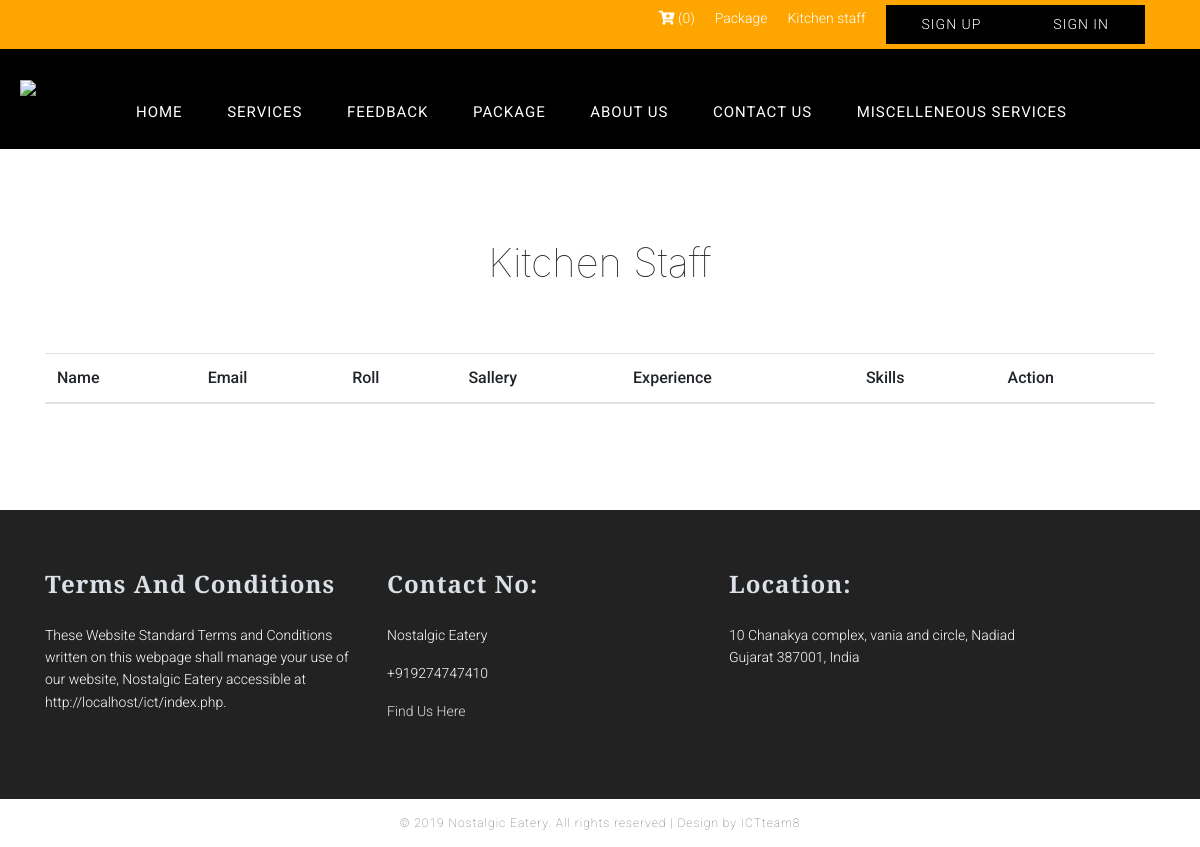
/show_kitchen_staff.php, run on an earlier commit of the app's database.
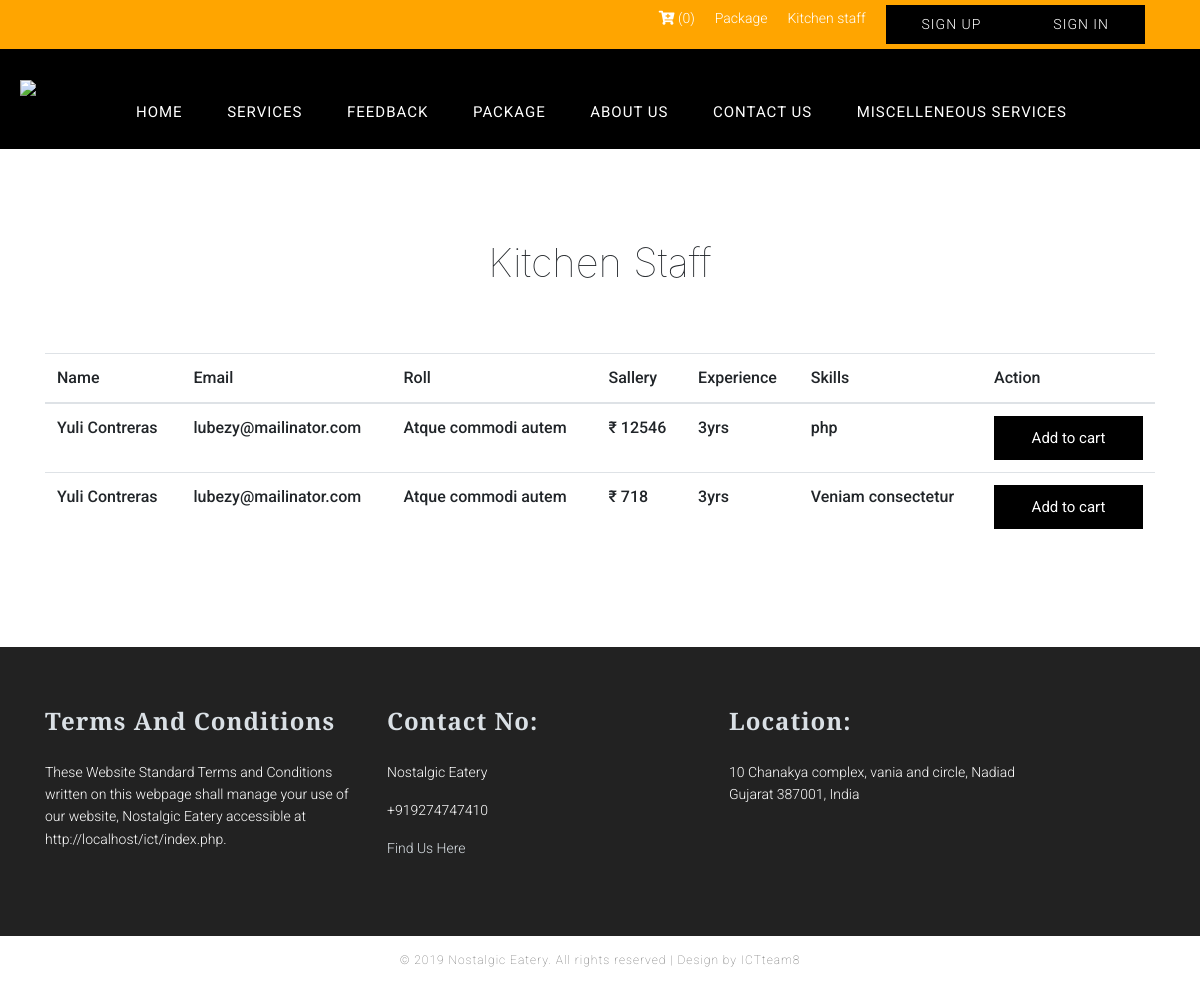
And on a later commit of the database.
### tables this page shows
CREATE TABLE `services` (
  `id` int(11) NOT NULL,
  `service_type_id` int(11) UNSIGNED DEFAULT NULL,
  `staff_name` varchar(255) DEFAULT NULL,
  `staff_email` varchar(255) DEFAULT NULL,
  `staff_role` varchar(255) DEFAULT NULL,
  `descriptions` longtext DEFAULT NULL,
  `price` varchar(255) DEFAULT NULL,
  `created_at` datetime NOT NULL DEFAULT current_timestamp(),
  `experience` varchar(255) DEFAULT NULL,
  `skills` varchar(255) DEFAULT NULL
);

### server.php (called while the page is built, shortened)
<?php
$servername = "localhost";
$username = "root";
$password = "";
$db = "ictatjcu_cons2";
$conn = mysqli_connect($servername, $username, $password, $db);
function print_kitchen_staff($id = null)
{
	global $conn;
	$table = "services";
	$query = "SELECT * FROM " . $table;
	$query .= " order by id DESC";
	$query = mysqli_query($conn, $query);
	return  mysqli_fetch_all($query, MYSQLI_ASSOC);
}
?>

### show_kitchen_staff.php (the view, shortened to what this page needs)
<?php include('server.php'); ?>
<!doctype html>
<html>
<head>
	<?php require_once 'include/header_css.php'; ?>
</head>
<body>
	<div id="wrapper">
		<?php include("include/nav.inc") ?>
		<div class="services">
			<div class="container">
				<div class="heading">
					<h1 class="section-title">Kitchen Staff</h1>
				</div>
				<div class="services-container">
					<table class="table" id="kitchen_stat">
						<thead>
							<tr>
								<th>Name</th>
								<th>Email</th>
								<th>Roll</th>
								<th>Sallery</th>
								<th>Experience</th>
								<th>Skills</th>
								<th>Action</th>
							</tr>
						</thead>
						<?php $kitchen_staff = print_kitchen_staff();
						foreach ($kitchen_staff as $staff) {
							?>
								<tr>
									<td><?php echo $staff['staff_name'] ?></td>
									<td><?php echo $staff['staff_email'] ?></td>
									<td><?php echo $staff['staff_role'] ?></td>
									<td>₹ <?php echo $staff['price'] ?></td>
									<td><?php echo $staff['experience'] ?></td>
									<td><?php echo $staff['skills'] ?></td>
									<td> <a href="<?php echo ADMIN_ACTION_URL;?>?action=buy_service&id=<?php echo $staff['id'] ?>" class="btn btn-primary">Add to cart</a> </td>
								</tr>
						<?php }
						?>
					</table>
				</div>
			</div>
		</div>
	</div>
<?php include("include/footer.inc") ?>
</body>
</html>

What changed in the data, as far as the page shows it:
added services: staff_name "Yuli Contreras", staff_email "lubezy@mailinator.com", staff_role "Atque commodi autem", price "12546", experience "3yrs", skills "php"
added services: staff_name "Yuli Contreras", staff_email "lubezy@mailinator.com", staff_role "Atque commodi autem", price "718", experience "3yrs", skills "Veniam consectetur"
